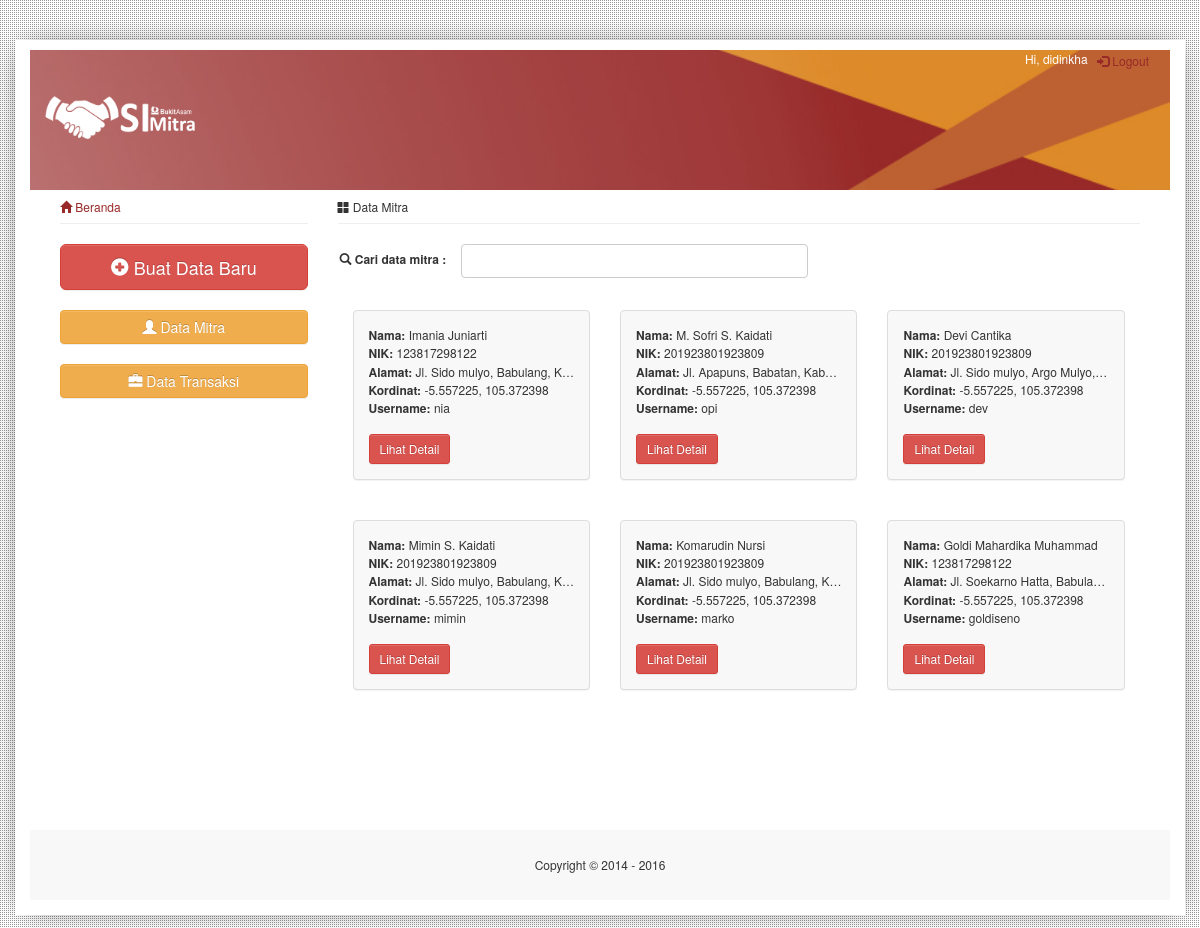
The page /mitra.php (signed in) on the database its author committed.
### tables this page shows
CREATE TABLE `profilmitra` (
  `dataid` int(11) NOT NULL,
  `nama` text NOT NULL,
  `nik` text NOT NULL,
  `alamatjalan` text NOT NULL,
  `alamatkec` text NOT NULL,
  `alamatkab` text NOT NULL,
  `alamatprov` text NOT NULL,
  `lat` text NOT NULL,
  `lng` text NOT NULL,
  `username` text NOT NULL,
  `password` text NOT NULL
);

### mitra.php (the view, shortened to what this page needs)
<!DOCTYPE html>
<html>
    <head>
        <link href="custcss/mycss.css" rel="stylesheet" type="text/css"/>
        <link href="css/bootstrap-theme.min.css" rel="stylesheet" type="text/css"/>
        <link href="css/bootstrap.min.css" rel="stylesheet" type="text/css"/>
    </head>
    <body style="background: url(asset/bg.png)">
        <div class="container mycontainer mycard-huge my-bg-white mypaneldock">
            <?php include 'templates/header.php'; ?>
            <div class="container padbottom">
                <?php include 'templates/sidebar.php'; ?>
                <div class="col-lg-9 mysmallfont">
                    <h6><span class="glyphicon glyphicon-th-large"></span> Data Mitra</h6>
                    <hr/>
                    <div id="place">
                        <?php
                        if(!empty($_POST['id']) && !empty($_POST['edit'])){
                            include 'forms/mitraedit.php';
                        }
                        elseif (!empty($_POST['id'])) {
                            include 'forms/detailmitra.php';
                        } else {
                            ?>
                            <div class="form-horizontal">
                                <div class="form-group">
                                    <label class='control-label col-sm-2' for="cari"><span class="glyphicon glyphicon-search"></span> Cari data mitra :</label>
                                    <div class="col-sm-5" style="padding-left: 0px; padding-right: 0px">
                                        <input type="text" class="form-control my-no-hover" id="cari" />
                                    </div>
                                </div>
                            </div>
                            <br/>
                            <div id="result">
                                <?php
                                include 'templates/initializedb.php';
                                $queryselectusers = 'select * from profilmitra ORDER BY dataid DESC LIMIT 6';
                                $result = mysqli_query($connection, $queryselectusers);
                                if (mysqli_num_rows($result) > 0) {
                                    while ($row = $result->fetch_assoc()) {
                                        ?>
                                        <div class="col-lg-4 ">
                                            <div class="panel panel-default my-bg-grey">
                                                <div class="panel-body">
                                                    <p class="p-elps my-no-margin-topdown"><b>Nama:</b> <?php echo $row['nama']; ?></p>
                                                    <p class="p-elps my-no-margin-topdown"><b>NIK:</b> <?php echo $row['nik']; ?></p>
                                                    <p class="p-elps my-no-margin-topdown"><b>Alamat:</b> <?php echo $row['alamatjalan'] . ", " . $row['alamatkec'] . ", " . $row['alamatkab']; ?></p>
                                                    <p class="p-elps my-no-margin-topdown"><b>Kordinat:</b> <?php echo $row['lat'] . ", " . $row['lng']; ?></p>
                                                    <p class="p-elps my-no-margin-topdown"><b>Username:</b> <?php echo $row['username']; ?></p>
                                                    <br/>
                                                    <form action="mitra.php" method="POST">
                                                        <button class="btn btn-sm btn-danger">Lihat Detail</button>
                                                    </form>
                                                </div>
                                            </div>
                                        </div>
                                        <?php
                                    }
                                } else {
                                    ?>
                                    <p>Mitra tidak ditemukan!</p>
                                    <?php
                                }
                                ?>
                            </div>
                            <?php
                        }
                        ?>
                    </div>
                </div>
            </div>
            <?php include 'templates/footer.php'; ?>
        </div>
    </body>
</html>

### templates/header.php (shortened to what this page needs)
<div class="container myhead" style="background-image: url('asset/header.jpg'); background-repeat:no-repeat; -webkit-background-size:cover; -moz-background-size:cover;-o-background-size:cover; background-size:cover; background-position:center;">
    <div style="float: right" class="mysmallfont">
        <div class="form-inline" style='color:#fff'>
            Hi, <?php echo $_SESSION['myuser']; ?>
            <form action="core/core-logout.php" method="POST" class="form-group">
                <button class="btn btn-link btn-xs my-txt-red">
                    <span class="glyphicon glyphicon-log-in"/></span> Logout
                </button>
            </form>
        </div>
    </div>
    <p style='line-height: 130px'><img src="asset/logo_bg.png" alt="" width="150"/></p>
</div>

### templates/sidebar.php (shortened to what this page needs)
<div class="col-lg-3">
    <h6><a href='home.php'><span class="glyphicon glyphicon-home"></span> Beranda</a></h6>
    <hr/>
    <form action="buat.php">
        <button class="btn btn-block btn-lg btn-danger" type='submit'><span class="glyphicon glyphicon-plus-sign"></span> Buat Data Baru</button>
    </form>
    <br/>
    <form action="mitra.php">
        <button class="btn btn-block btn-warning" type='submit'><span class="glyphicon glyphicon-user"></span> Data Mitra</button>
    </form>
    <br/>
    <form action='transaksi.php'>
        <button class="btn btn-block btn-warning" type='submit'><span class="glyphicon glyphicon-briefcase"></span> Data Transaksi</button>
    </form>
</div>

### templates/footer.php (shortened to what this page needs)
<div class="my-bg-grey" style='height: 70px; margin-bottom: 15px; line-height: 70px'>
    <center><p class="mysmallfont">Copyright © 2014 - 2016</p></center>
</div>

### custcss/mycss.css (style rules this page uses)
.mycontainer { max-width: 1000px; margin: 0 auto; padding-top: 10px; }
hr { margin-top: 0px !important; }
.padbottom { margin-bottom: 100px; }
.p-elps { max-width: 100%; display: block; white-space: nowrap; text-overflow: ellipsis; overflow: hidden; }
.my-no-margin-topdown { margin-top: 0px !important; margin-bottom: 0px !important; }
a { color: #972928 !important; }
.my-no-hover { -webkit-box-shadow: none !important; -moz-box-shadow: none !important; box-shadow: none !important; }
.col-lg-4 { margin-bottom: 20px; }
.myhead { height: 140px; }
.my-bg-white { background-color: #fff !important; }
.my-txt-red { color: #972928 !important; }
.my-bg-grey { background-color: #f8f8f8 !important; }
.container { max-width: 100%; }
.mycard-huge { -webkit-box-shadow: 0px 0px 28px -11px rgba(0,0,0,0.75) !important; -moz-box-shadow: 0px 0px 28px -11px rgba(0,0,0,0.75) !important; box-shadow: 0px 0px 28px -11px rgba(0,0,0,0.75) !important; }
@media ( min-width: 768px ) { .mysmallfont { font-size: 12px !important; } }

### rows shown on the page
profilmitra: nama "Imania Juniarti", nik "123817298122", alamatjalan "Jl. Sido mulyo", alamatkec "Babulang", lat "-5.557225", lng "105.372398", username "nia"
profilmitra: nama "M. Sofri S. Kaidati", nik "201923801923809", alamatjalan "Jl. Apapuns", alamatkec "Babatan", alamatkab "Kab…", lat "-5.557225", lng "105.372398", username "opi"
profilmitra: nama "Devi Cantika", nik "201923801923809", alamatjalan "Jl. Sido mulyo", alamatkec "Argo Mulyo", lat "-5.557225", lng "105.372398", username "dev"
profilmitra: nama "Mimin S. Kaidati", nik "201923801923809", alamatjalan "Jl. Sido mulyo", alamatkec "Babulang", lat "-5.557225", lng "105.372398", username "mimin"
profilmitra: nama "Komarudin Nursi", nik "201923801923809", alamatjalan "Jl. Sido mulyo", alamatkec "Babulang", lat "-5.557225", lng "105.372398", username "marko"
profilmitra: nama "Goldi Mahardika Muhammad", nik "123817298122", alamatjalan "Jl. Soekarno Hatta", alamatkec "Babula…", lat "-5.557225", lng "105.372398", username "goldiseno"

### other values the page prints
$_SESSION['myuser'] "didinkha"
